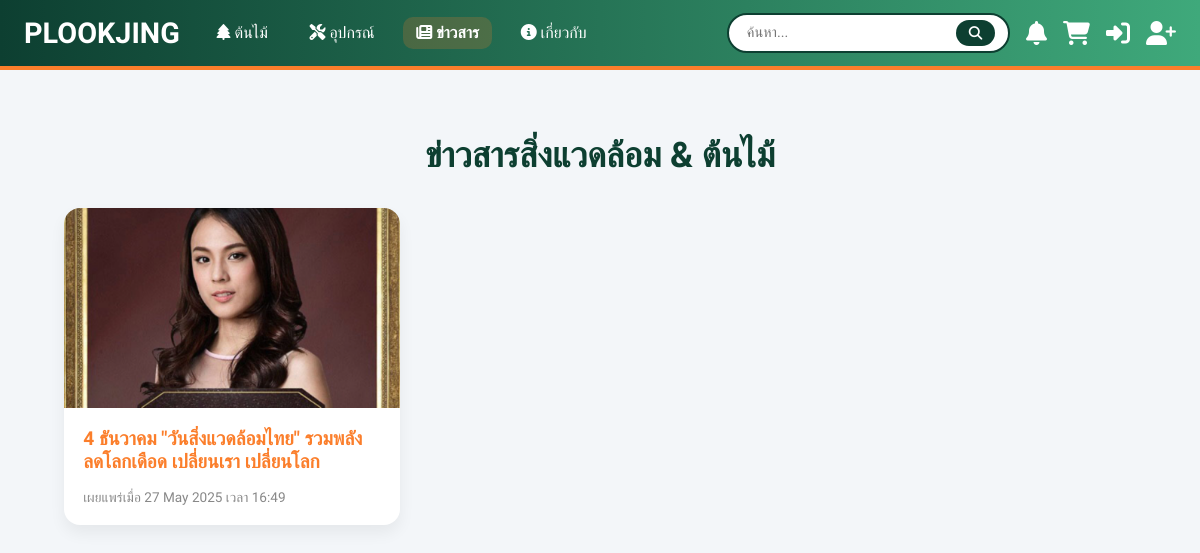
Before: /news/ with the older database file.
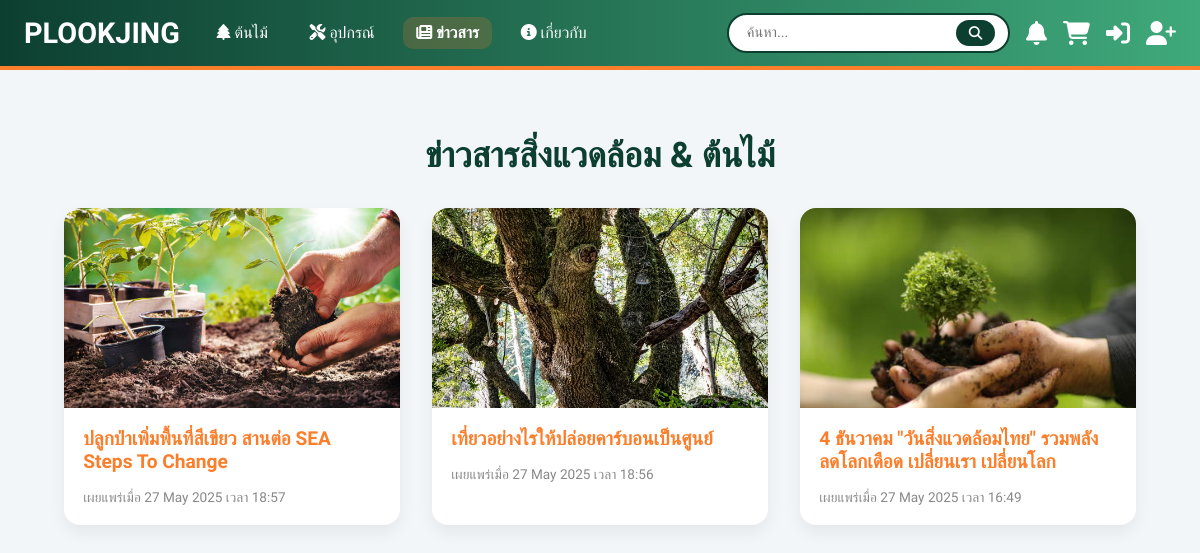
After: the same page with the newer database file.
### myapp/models.py (models this page shows, shortened)
class NewsArticle(models.Model):
    title = models.CharField(max_length=255)
    description = models.TextField()
    image = models.ImageField(upload_to='news_images/', blank=True, null=True)
    article_url = models.URLField()
    created_at = models.DateTimeField(auto_now_add=True)

### myapp/views.py (the view)
# urls.py: path('news/', views.news_list, name='news_list'),
def news_list(request):
    news = NewsArticle.objects.all().order_by('-created_at')
    return render(request, 'myapp/news_list.html', {'news': news})

### templates/myapp/news_list.html (shortened to what this page needs)
{% extends 'base.html' %}
{% load static %}
{% block content %}
<div class="news-section">
  <div class="news-header">ข่าวสารสิ่งแวดล้อม & ต้นไม้</div>
  <div class="news-grid">
    {% for article in news %}
      <a href="{% url 'news_detail' article.id %}" class="news-card">
        {% if article.image %}
          <img src="{{ article.image.url }}" class="news-thumbnail" alt="{{ article.title }}">
        {% else %}
          <img src="{% static 'images/default_news.jpg' %}" class="news-thumbnail" alt="Default">
        {% endif %}
        <div class="news-content">
          <div class="news-title">{{ article.title }}</div>
          <div class="news-meta">เผยแพร่เมื่อ {{ article.created_at|date:"d M Y เวลา H:i" }}</div>
        </div>
      </a>
    {% empty %}
      <p style="text-align:center; color:#777;">ไม่มีข่าวให้แสดงในขณะนี้</p>
    {% endfor %}
  </div>
</div>
{% endblock %}

Changed rows visible on the page:
added NewsArticle: image (picture), title "ปลูกป่าเพิ่มพื้นที่สีเขียว สานต่อ SEA Steps To Change", created_at "27 May 2025 เวลา 18:57"
added NewsArticle: image (picture), title "เที่ยวอย่างไรให้ปล่อยคาร์บอนเป็นศูนย์", created_at "27 May 2025 เวลา 18:56"
changed NewsArticle "4 ธันวาคม \"วันสิ่งแวดล้อมไทย\" รวมพลังลดโลกเดือด เปลี่ยนเรา เปลี่ยนโลก": image: a different picture
